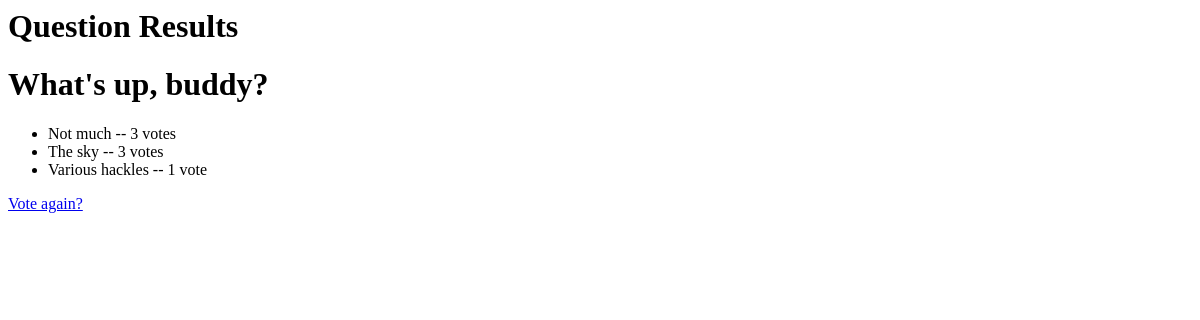
Before: /polls/1/results/ with the older database file.
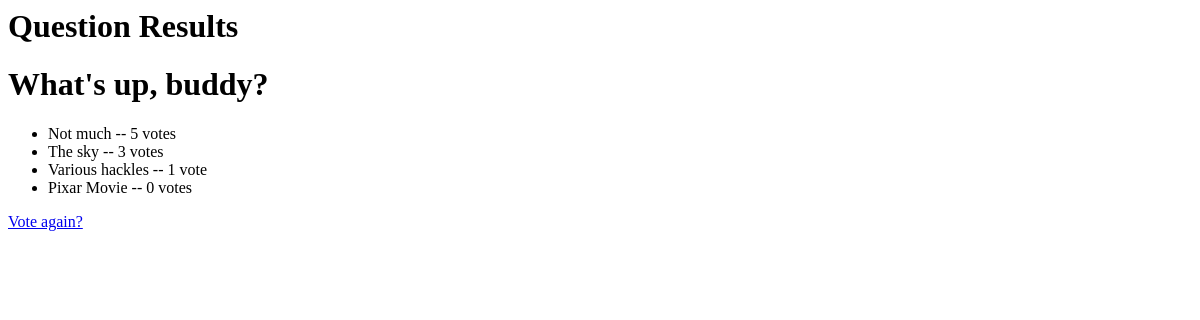
After: the same page with the newer database file.
### polls/models.py (models this page shows, shortened)
class Choice(models.Model):
    question = models.ForeignKey(Question, on_delete=models.CASCADE)
    choice_text = models.CharField(max_length=200)
    votes = models.IntegerField(default=0)

### polls/views.py (the view)
# urls.py: url(r'^(?P<pk>[0-9]+)/results/$', views.ResultsView.as_view(), name='results'),
class ResultsView(generic.DetailView):
    model = Question
    template_name = 'polls/results.html'

### polls/templates/polls/results.html
<h1>Question Results</h1>
<h1>{{ question.question_text }}</h1>
<ul>
{% for choice in question.choice_set.all %}
    <li>{{ choice.choice_text }} -- {{ choice.votes }} vote{{ choice.votes|pluralize }}</li>
{% endfor %}
</ul>
<a href="{% url 'polls:detail' question.id %}">Vote again?</a>

Changed rows visible on the page:
changed Choice "Not much": votes "3" → "5"
added Choice: choice_text "Pixar Movie", votes "0"
